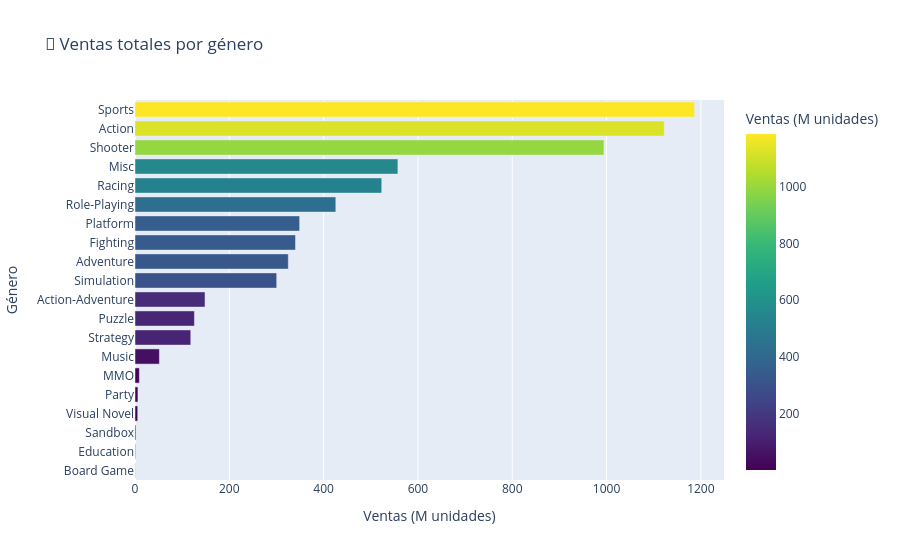

Here is the notebook cell this chart was saved with:
### Markdown cell above
## 5. Top géneros por ventas

### Code cell
generos = df.groupby('genre')['total_sales'].sum().sort_values(ascending=False).reset_index()

fig = px.bar(
    generos, x='total_sales', y='genre', orientation='h',
    title='🎯 Ventas totales por género',
    labels={'total_sales': 'Ventas (M unidades)', 'genre': 'Género'},
    color='total_sales', color_continuous_scale='Viridis'
)
fig.update_layout(yaxis={'categoryorder': 'total ascending'})
fig.show()

### Figure 1 — Plotly figure (JSON) as saved in the notebook; plotly's stock layout.template omitted (floating-point values rounded to 4 significant figures)
{"data": [{"hovertemplate": "Ventas (M unidades)=%{marker.color}<br>Género=%{y}<extra></extra>", "legendgroup": "", "marker": {"color": [1187.0, 1122.0, 994.5, 557.5, 523.2, 425.9, 349.1, 340.4, 325.1, 300.5, 148.5, 126.0, 118.3, 51.75, 9.31, 6.21, 5.78, 1.89, 0.97, 0.33], "coloraxis": "coloraxis", "pattern": {"shape": ""}}, "name": "", "orientation": "h", "showlegend": false, "textposition": "auto", "type": "bar", "x": [1187.0, 1122.0, 994.5, 557.5, 523.2, 425.9, 349.1, 340.4, 325.1, 300.5, 148.5, 126.0, 118.3, 51.75, 9.31, 6.21, 5.78, 1.89, 0.97, 0.33], "xaxis": "x", "y": ["Sports", "Action", "Shooter", "Misc", "Racing", "Role-Playing", "Platform", "Fighting", "Adventure", "Simulation", "Action-Adventure", "Puzzle", "Strategy", "Music", "MMO", "Party", "Visual Novel", "Sandbox", "Education", "Board Game"], "yaxis": "y"}], "layout": {"barmode": "relative", "coloraxis": {"colorbar": {"title": {"text": "Ventas (M unidades)"}}, "colorscale": [[0, "#440154"], [0.1111, "#482878"], [0.2222, "#3e4989"], [0.3333, "#31688e"], [0.4444, "#26828e"], [0.5556, "#1f9e89"], [0.6667, "#35b779"], [0.7778, "#6ece58"], [0.8889, "#b5de2b"], [1, "#fde725"]]}, "legend": {"tracegroupgap": 0}, "title": {"text": "🎯 Ventas totales por género"}, "xaxis": {"anchor": "y", "domain": [0, 1], "title": {"text": "Ventas (M unidades)"}}, "yaxis": {"anchor": "x", "categoryorder": "total ascending", "domain": [0, 1], "title": {"text": "Género"}}}}
